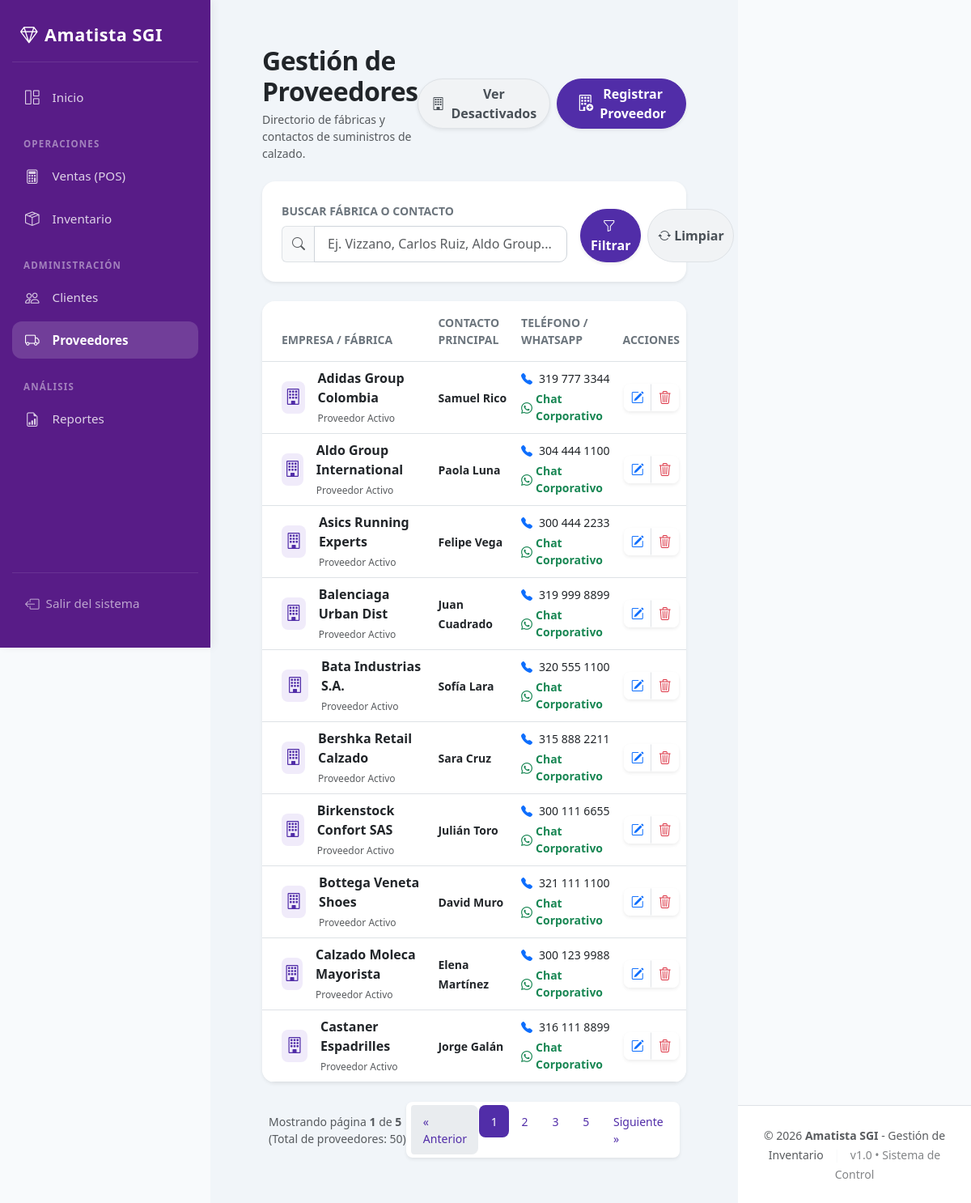
The app's page /modulos/proveedores/listar.php (signed in), older data.
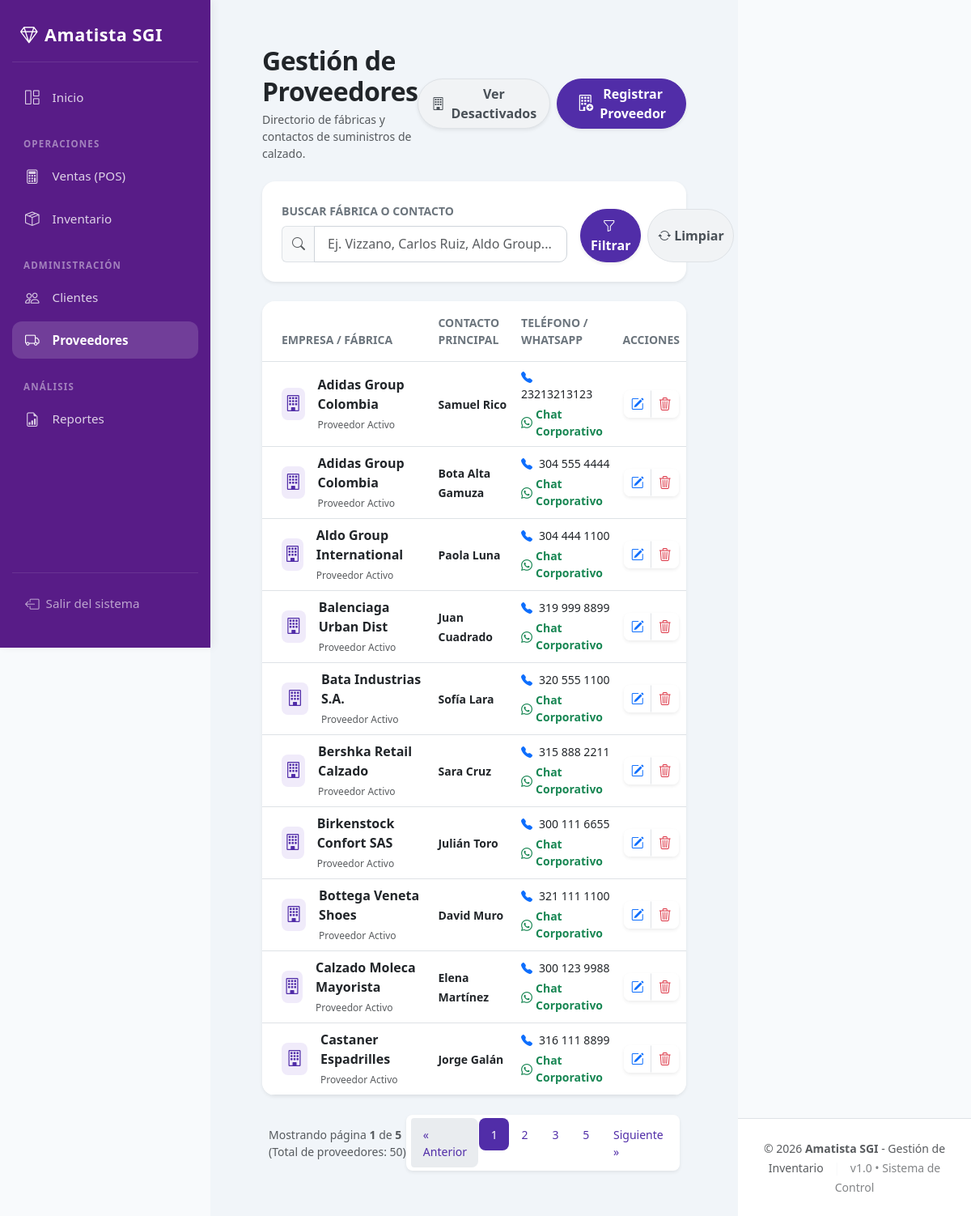
The same page, newer data.
### tables this page shows
CREATE TABLE `proveedores` (
  `id` int NOT NULL AUTO_INCREMENT,
  `nombre` varchar(100) DEFAULT NULL,
  `telefono` varchar(20) DEFAULT NULL,
  `empresa` varchar(100) DEFAULT NULL,
  `estado` tinyint NOT NULL DEFAULT '1',
  `eliminado_por` int DEFAULT NULL,
  `eliminado_en` datetime DEFAULT NULL,
  `motivo_eliminacion` varchar(255) DEFAULT NULL,
  PRIMARY KEY (`id`),
  KEY `fk_proveedores_eliminado_por` (`eliminado_por`),
  CONSTRAINT `fk_proveedores_eliminado_por` FOREIGN KEY (`eliminado_por`) REFERENCES `usuarios` (`id`)
);

### modulos/proveedores/listar.php (the view, shortened to what the changed rows need)
<?php
include("../../conexion.php");
include("../../includes/header.php");
$por_pagina = 10;
$pagina_actual = isset($_GET['pagina']) ? (int)$_GET['pagina'] : 1;
$offset = ($pagina_actual - 1) * $por_pagina;
$filtro_estado = $_GET['filtro_estado'] ?? '';
$condicion_estado = ($filtro_estado === 'inactivo') ? ' AND p.estado = 0' : ' AND p.estado = 1';
$query_conteo = "SELECT COUNT(*) as total_registros FROM proveedores p WHERE 1=1" . $condicion_estado;
$stmt_conteo = mysqli_prepare($conexion, $query_conteo);
mysqli_stmt_execute($stmt_conteo);
$fila_conteo = mysqli_fetch_assoc(mysqli_stmt_get_result($stmt_conteo));
$total_registros = $fila_conteo['total_registros'];
$total_paginas = ceil($total_registros / $por_pagina);
$query = "SELECT p.*, u.nombre as eliminado_por_nombre FROM proveedores p LEFT JOIN usuarios u ON p.eliminado_por = u.id WHERE 1=1" . $condicion_estado;
$query .= " ORDER BY p.empresa ASC LIMIT $por_pagina OFFSET $offset";
$stmt = mysqli_prepare($conexion, $query);
mysqli_stmt_execute($stmt);
$proveedores = mysqli_stmt_get_result($stmt);
$params_busqueda = "";
?>
<div class="container-fluid px-4 py-3">
    <div class="d-flex justify-content-between align-items-center mb-4">
        <div>
            <h2 class="fw-bold mb-1 text-dark" style="letter-spacing: -0.5px;">Gestión de Proveedores</h2>
        </div>
    </div>
    <div class="card card-custom shadow-sm overflow-hidden mb-4">
        <div class="table-responsive">
            <table class="table align-middle mb-0 table-hover">
                <thead>
                    <tr class="table-custom-header border-bottom">
                        <th class="ps-4 py-3 border-0 small text-uppercase text-secondary">Empresa / Fábrica</th>
                        <th class="py-3 border-0 small text-uppercase text-secondary">Contacto Principal</th>
                        <th class="py-3 border-0 small text-uppercase text-secondary">Teléfono / WhatsApp</th>
                        <th class="text-center py-3 border-0 small text-uppercase text-secondary">Acciones</th>
                    </tr>
                </thead>
                <tbody>
                    <?php if (mysqli_num_rows($proveedores) > 0) { ?>
                        <?php while($p = mysqli_fetch_array($proveedores)){
                            $tel_limpio = str_replace([' ', '-', '.'], '', $p['telefono']);
                        ?>
                        <tr class="border-bottom">
                            <td class="ps-4">
                                <div class="d-flex align-items-center">
                                    <div class="rounded-3 d-flex align-items-center justify-content-center me-3" style="width: 40px; height: 40px; background-color: #f0ebfa !important; color: var(--primary-color) !important;">
                                        <i class="bi bi-building fs-5"></i>
                                    </div>
                                    <div>
                                        <span class="fw-bold text-dark d-block"><?php echo htmlspecialchars($p['empresa']); ?></span>
                                        <span class="text-muted col-auto" style="font-size:0.75rem;">Proveedor Activo</span>
                                    </div>
                                </div>
                            </td>
                            <td>
                                <span class="text-dark fw-semibold small"><?php echo htmlspecialchars($p['nombre']); ?></span>
                            </td>
                            <td>
                                <div class="d-flex flex-column">
                                    <a href="tel:<?php echo htmlspecialchars($tel_limpio); ?>" class="text-decoration-none text-dark mb-1 small fw-medium">
                                        <i class="bi bi-telephone-fill text-primary me-2"></i><?php echo htmlspecialchars($p['telefono']); ?>
                                    </a>
                                    <a href="https://wa.me/57<?php echo htmlspecialchars($tel_limpio); ?>" target="_blank" class="text-success text-decoration-none small fw-bold d-flex align-items-center">
                                        <i class="bi bi-whatsapp me-1"></i> Chat Corporativo
                                    </a>
                                </div>
                            </td>
                            <td class="text-center">
                                <div class="btn-group shadow-sm rounded-3 overflow-hidden">
                                    <a href="editar.php?id=<?php echo $p['id']; ?>" class="btn btn-sm btn-white bg-white border-end" title="Editar Proveedor">
                                        <i class="bi bi-pencil-square text-primary fs-6"></i>
                                    </a>
                                    <?php if($p['estado'] == 0): ?>
                                        <form method="POST" action="reactivar.php" class="d-inline">
                                            <input type="hidden" name="csrf_token" value="<?php echo csrf_token(); ?>">
                                            <input type="hidden" name="id" value="<?php echo $p['id']; ?>">
                                            <button type="submit" class="btn btn-sm btn-white bg-white" title="Reactivar Proveedor">
                                                <i class="bi bi-arrow-counterclockwise text-success fs-6"></i>
                                            </button>
                                        </form>
                                    <?php else: ?>
                                        <form method="POST" action="eliminar.php" class="d-inline" onsubmit="var m=prompt('Motivo de la desactivación (obligatorio):'); if(!m || !m.trim()){ alert('Debe indicar el motivo.'); return false; } this.motivo.value=m.trim();">
                                            <button type="submit" class="btn btn-sm btn-white bg-white" title="Desactivar Proveedor">
                                                <i class="bi bi-trash3 text-danger fs-6"></i>
                                            </button>
                                        </form>
                                    <?php endif; ?>
                                </div>
                            </td>
                        </tr>
                        <?php } ?>
                    <?php } ?>
                </tbody>
            </table>
        </div>
    </div>
    <?php if($total_paginas > 1): ?>
        <div class="d-flex justify-content-between align-items-center px-2">
            <nav aria-label="Navegación de proveedores">
                <ul class="pagination pagination-sm mb-0 shadow-sm rounded-3 bg-white p-1">
                    <?php
                    $rango = 2;
                    for($i = 1; $i <= $total_paginas; $i++):
                        if ($i == 1 || $i == $total_paginas || ($i >= $pagina_actual - $rango && $i <= $pagina_actual + $rango)):
                    ?>
                        <li class="page-item <?php echo ($pagina_actual == $i) ? 'active' : ''; ?>">
                            <a class="page-link" href="?pagina=<?php echo $i . $params_busqueda; ?>"><?php echo $i; ?></a>
                        </li>
                    <?php
                        endif;
                    endfor;
                    ?>
                </ul>
            </nav>
        </div>
    <?php endif; ?>
</div>
<?php include("../../includes/footer.php"); ?>

Row changes from the older to the newer data that the page shows:
removed proveedores: empresa "Asics Running Experts", nombre "Felipe Vega", telefono "300 444 2233"
changed proveedores "Samuel Rico": telefono "319 777 3344" → "23213213123"
added proveedores: empresa "Adidas Group Colombia", nombre "Bota Alta Gamuza", telefono "304 555 4444"
